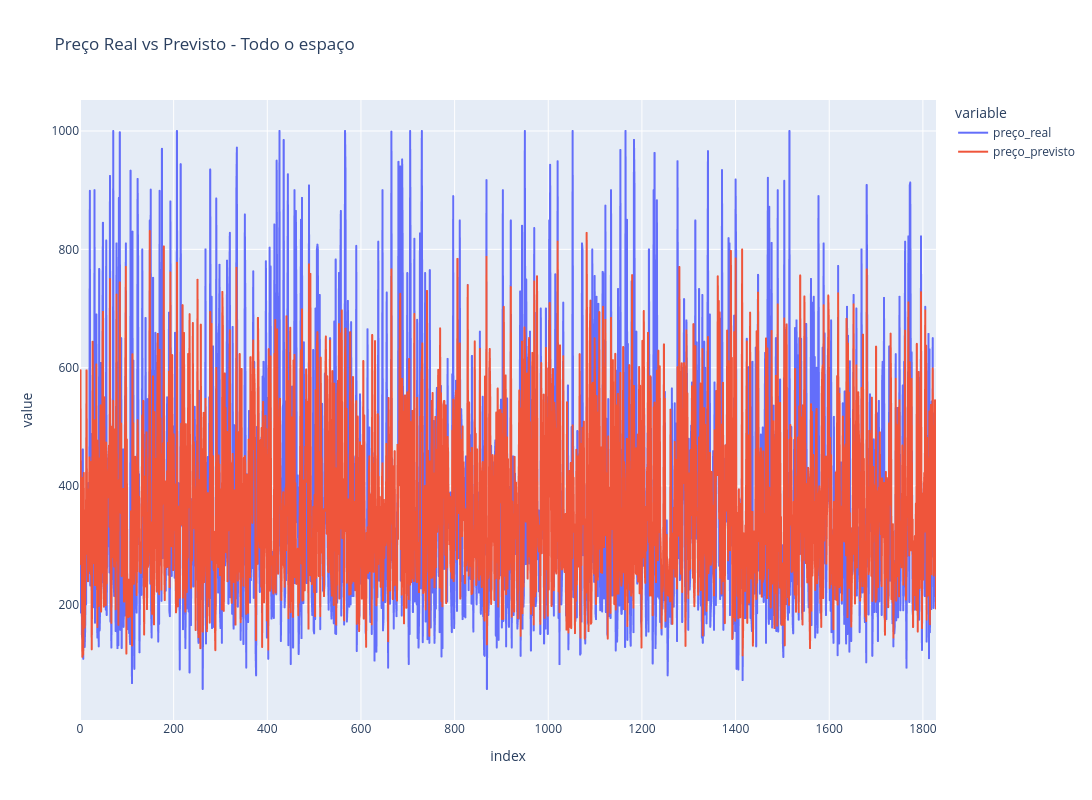

This figure's notebook cell:
### Markdown cell above
Resultado muito bom com XGBoost, principalmente para os dados de todo o espaço

### Code cell
import pandas as pd
import plotly.express as px

nome_do_grupo = 'Todo o espaço' 

y_real = predicoes_por_quarto['arvore_xgboost'][nome_do_grupo]['y_test']
y_previsto = predicoes_por_quarto['arvore_xgboost'][nome_do_grupo]['y_pred']

df_grupo_original = dfs_por_quartos[nome_do_grupo].dropna()
X_grupo = df_grupo_original.drop(columns=['price_cleaned'])
y_grupo = df_grupo_original['price_cleaned'].values

_, X_test_grupo, _, _ = train_test_split(
    X_grupo, y_grupo, test_size=0.2, random_state=RANDOM_SEED
)

df_grupo = pd.DataFrame({
    'id_imovel': X_test_grupo['id'], 
    'preço_real': y_real,            
    'preço_previsto': y_previsto     
})

df_grupo.reset_index(drop=True, inplace=True)
df_grupo['erro'] = (df_grupo['preço_real'] - df_grupo['preço_previsto']).abs() / df_grupo['preço_real']

fig = px.line(df_grupo, y=['preço_real', 'preço_previsto'], 
              title=f"Preço Real vs Previsto - {nome_do_grupo}")
fig.update_layout(
    width=1500,
    height=800
)
fig.show()

print(f"Exemplos com erro >= 10% para {nome_do_grupo}:")
print(df_grupo[df_grupo['erro'] >= 0.1].head())

### Figure 1 — Plotly figure (JSON) as saved in the notebook; plotly's stock layout.template omitted (floating-point values rounded to 4 significant figures; data arrays with more than 128 entries replaced by an {"elided": "..."} marker saying what was removed)
{"data": [{"hovertemplate": "variable=preço_real<br>index=%{x}<br>value=%{y}<extra></extra>", "legendgroup": "preço_real", "line": {"color": "#636efa", "dash": "solid"}, "marker": {"symbol": "circle"}, "mode": "lines", "name": "preço_real", "showlegend": true, "type": "scattergl", "x": {"elided": "1829 int values"}, "xaxis": "x", "y": {"elided": "1829 float values"}, "yaxis": "y"}, {"hovertemplate": "variable=preço_previsto<br>index=%{x}<br>value=%{y}<extra></extra>", "legendgroup": "preço_previsto", "line": {"color": "#EF553B", "dash": "solid"}, "marker": {"symbol": "circle"}, "mode": "lines", "name": "preço_previsto", "showlegend": true, "type": "scattergl", "x": {"elided": "1829 int values"}, "xaxis": "x", "y": {"elided": "1829 float values"}, "yaxis": "y"}], "layout": {"height": 800, "legend": {"title": {"text": "variable"}, "tracegroupgap": 0}, "title": {"text": "Preço Real vs Previsto - Todo o espaço"}, "width": 1500, "xaxis": {"anchor": "y", "domain": [0, 1], "title": {"text": "index"}}, "yaxis": {"anchor": "x", "domain": [0, 1], "title": {"text": "value"}}}}
